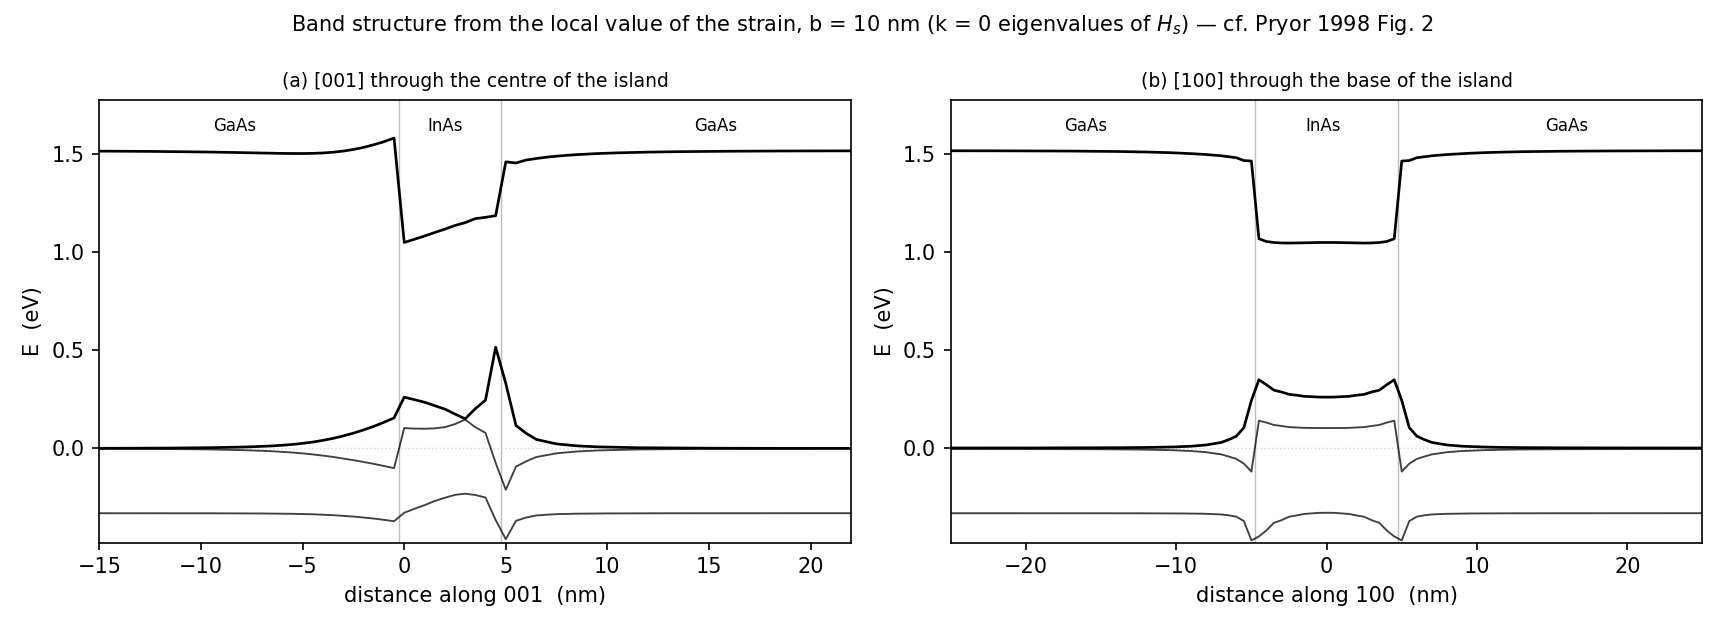

The Python source for this figure:
"""Reproduce Pryor's Fig. 2: band structure from the LOCAL value of the strain.

Source: C. Pryor, Phys. Rev. B 57, 7190 (1998), preprint arXiv:cond-mat/9710304. Its Fig. 2
caption reads, verbatim:

    FIG. 2. Band structure based on the local value of the strain. (a) Bands along the 001
    direction, through the center of the island. (b) Bands Along the 100 direction, through
    the base of the island.

and its Sec. IV specifies the construction and the size:

    "Fig. 2 shows the band energies computed using the local value of the strain (i.e. the
     eigenvalues of Eq. 4 with k = 0). Since the coupling between conduction and valence bands
     is proportional to k, for k = 0 the model reduces to a six-band model with a decoupled
     conduction band. The bands are shown for an island with b = 10 nm."

NOTE b = 10 nm here, not the b = 14 nm used for the bound-state benchmarks elsewhere in this
package.

Two quantitative statements in that same section are used below as pass/fail checks rather
than as commentary, since they are the only numbers Pryor attaches to this figure:

    "The conduction band still has a potential well 0.4 eV deep at the base of the island,
     tapering to 0.27 eV at the tip."

Where this calculation differs from his
--------------------------------------
Pryor relaxes the strain with a conjugate-gradient minimization on the grid using each
material's own elastic constants; strain_fourier.solve_strain is a Fourier solve that requires
HOMOGENEOUS constants (GaAs is used here). InAs is ~30% softer, so the dot in his calculation
relaxes more than it does here and the interior strain magnitudes should come out somewhat
larger in ours. He also includes the piezoelectric potential in the full Hamiltonian; Fig. 2 is
defined as the eigenvalues of H_s, so no piezo enters it and none is added here.

Run: python pryor_fig2.py
"""
import os
import sys

sys.path.insert(0, os.path.dirname(os.path.abspath(__file__)))
import numpy as np
import matplotlib
matplotlib.use('Agg')
import matplotlib.pyplot as plt

import qdsolver_core as qd
import strain_fourier as sf
import kp_pryor as kp
import pryor1998 as pr

BASE = 10.0                       # nm, Pryor's Sec. IV value for this figure
H = 0.5                           # nm grid spacing
N = 129                           # odd, so z = 0 (the island base) is exactly a grid point

dot, matrix = pr.PRYOR_TABLE_I['InAs'], pr.PRYOR_TABLE_I['GaAs']
eps_star = qd.eigenstrain(dot['a0'], matrix['a0'])


def build():
    """Grid, mask and strain, with the geometry guards asserted before anything uses them."""
    c = qd.centered_axis(N, H)
    X, Y, Z = np.meshgrid(c, c, c, indexing='ij')
    pyr = qd.pyramid_mask(X, Y, Z, BASE)

    assert qd.mirror_asymmetry(pyr, 0) == 0, "mask not symmetric in x"
    assert qd.mirror_asymmetry(pyr, 1) == 0, "mask not symmetric in y"
    vol_err = qd.mask_volume_error(pyr, H, BASE ** 2 * (BASE / 2) / 3)

    strain = sf.solve_strain(pyr, eps_star, matrix['C11'], matrix['C12'], matrix['C44'], H)
    return c, X, Y, Z, pyr, strain, vol_err


def bands(strain, inside, index):
    """Local k=0 band energies along a 1D cut, on Pryor's energy zero (unstrained GaAs E_v)."""
    sub = sf.StrainTensor(*[getattr(strain, k)[index] for k in sf.StrainTensor.__slots__])
    m = inside[index]

    def pick(key):
        return np.where(m, dot[key], matrix[key])

    Ev = np.where(m, dot['E_vbo'], matrix['E_vbo'])
    return kp.local_band_edges(sub, Ev=Ev, Ec=Ev + pick('Eg'), delta_so=pick('delta_so'),
                               a_c=pick('a_c'), a_v=pick('a_v'), b=pick('b'), d=pick('d'))


def main():
    c, X, Y, Z, pyr, strain, vol_err = build()
    i0 = N // 2                                    # index of the coordinate 0.0
    assert abs(c[i0]) < 1e-12
    print(f"grid {N}^3 at h={H} nm (span {N*H:.0f} nm), b={BASE} nm island")
    print(f"  mask volume error {vol_err:+.4f}, mirror asymmetry 0/0")
    print(f"  clamping residual (padding_report) {sf.padding_report(strain, pyr):.4f}")
    d_ = strain.at(pyr)
    print(f"  <Tr eps> in dot {d_['exx']+d_['eyy']+d_['ezz']:+.4f}")

    # ---- consistency check: the two ways of applying the hydrostatic shift must agree ----
    cut = (i0, i0, slice(None))
    b_a = bands(strain, pyr, cut)
    Ve_field, Vh_field, _, _ = pr.band_edge_fields(pyr, strain.trace)
    sub = sf.StrainTensor(*[getattr(strain, k)[cut] for k in sf.StrainTensor.__slots__])
    b_pre = kp.local_band_edges(
        sub, Ev=Vh_field[cut], Ec=Ve_field[cut],
        delta_so=np.where(pyr[cut], dot['delta_so'], matrix['delta_so']),
        a_c=0.0, a_v=0.0, b=np.where(pyr[cut], dot['b'], matrix['b']),
        d=np.where(pyr[cut], dot['d'], matrix['d']), hydrostatic_applied=True)
    agree = max(np.abs(b_a[k] - b_pre[k]).max() for k in ('cb', 'v1', 'v2', 'v3'))
    print(f"  unstrained-edges vs band_edge_fields route agree to {agree:.2e} eV")
    print(f"  Kramers degeneracy residual {b_a['kramers']:.2e} eV")

    # ---- Pryor's two quoted numbers for this figure ----
    GaAs_cb = matrix['E_vbo'] + matrix['Eg']
    z = c
    in_axis = pyr[i0, i0, :]
    z_in = z[in_axis]
    depth = GaAs_cb - b_a['cb']
    print(f"\n  CB well depth along [001]: base(z=0) {depth[np.argmin(np.abs(z))]:.3f} eV "
          f"(Pryor 0.4), tip(z={z_in.max():.1f}) {depth[np.where(in_axis)[0][-1]]:.3f} eV "
          f"(Pryor 0.27)")

    v1 = b_a['v1']
    inside_idx = np.where(in_axis)[0]
    vin = v1[inside_idx]
    print(f"  valence edge along [001] inside the dot: base {vin[0]:.3f}, "
          f"min {vin.min():.3f} at z={z[inside_idx][np.argmin(vin)]:.1f}, "
          f"tip {vin[-1]:.3f} eV  -> peaks at base and tip with a dip between: "
          f"{'yes' if vin.min() < min(vin[0], vin[-1]) - 1e-3 else 'NO'}")

    ch = kp.local_band_character(
        sf.StrainTensor(*[getattr(strain, k)[cut] for k in sf.StrainTensor.__slots__]),
        Ev=np.where(in_axis, dot['E_vbo'], matrix['E_vbo']),
        delta_so=np.where(in_axis, dot['delta_so'], matrix['delta_so']),
        a_v=np.where(in_axis, dot['a_v'], matrix['a_v']),
        b=np.where(in_axis, dot['b'], matrix['b']),
        d=np.where(in_axis, dot['d'], matrix['d']))
    hh_frac = ch[inside_idx, 0, 0]
    print(f"  v1 heavy-hole weight inside the dot runs {hh_frac.min():.2f} -> {hh_frac.max():.2f}"
          f"  (a crossing shows up as this sweeping across 0.5)")

    # ---- Pryor's qualitative claim about the barrier, checked over the whole grid ----
    # "From Fig. 2b we see that InAs islands have an elevation of the valence band above the
    #  island, but inside the island the valence-band edge is even higher. Hence we do not
    #  expect holes to be trapped in the barrier material."
    _, Vh_all, _, _ = pr.band_edge_fields(pyr, strain.trace)
    full = kp.local_band_edges(
        strain, Ev=np.where(pyr, dot['E_vbo'], matrix['E_vbo']),
        Ec=np.where(pyr, dot['E_vbo'] + dot['Eg'], matrix['E_vbo'] + matrix['Eg']),
        delta_so=np.where(pyr, dot['delta_so'], matrix['delta_so']),
        a_c=np.where(pyr, dot['a_c'], matrix['a_c']),
        a_v=np.where(pyr, dot['a_v'], matrix['a_v']),
        b=np.where(pyr, dot['b'], matrix['b']), d=np.where(pyr, dot['d'], matrix['d']))
    v1f = full['v1']
    print(f"\n  valence edge max: inside dot {v1f[pyr].max():.4f} eV, "
          f"in barrier {v1f[~pyr].max():.4f} eV -> holes trapped in barrier? "
          f"{'YES' if v1f[~pyr].max() > v1f[pyr].max() else 'no (Pryor agrees)'}")

    # ---- how accurate is kp.hole_sigma, which ignores R_eps and S_eps? ----
    # hole_sigma approximates the local valence edge as E_v - Q_eps, i.e. the HH diagonal
    # element alone. But unlike their kinetic counterparts R and S, the strain terms R_eps and
    # S_eps do NOT vanish at k = 0, so the true edge is the largest eigenvalue of the whole
    # block -- exactly what this figure computes. Quantify the gap, since sigma sitting BELOW
    # the target states is the failure mode that silently returns converged wrong eigenvalues.
    Qe, _, _ = kp.bir_pikus_terms(strain, np.where(pyr, dot['b'], matrix['b']),
                                  np.where(pyr, dot['d'], matrix['d']))
    old = float((Vh_all - np.real(Qe))[pyr].max())
    new = kp.hole_sigma(Vh_all, strain, np.where(pyr, dot['b'], matrix['b']),
                        np.where(pyr, dot['d'], matrix['d']),
                        np.where(pyr, dot['delta_so'], matrix['delta_so']), inside_mask=pyr)
    exact = float(v1f[pyr].max())
    print(f"  sigma for a hole solve: E_v - Q_eps alone {old:.4f} eV (the old approximation),"
          f" hole_sigma {new:.4f} eV, exact k=0 edge {exact:.4f} eV")
    print(f"    -> dropping R_eps/S_eps would place sigma {1e3*(exact-old):.1f} meV too LOW")

    # ---- how much of the gap against Pryor is the homogeneous-elasticity approximation? ----
    # He relaxes with each material's own constants; we must pick one set. GaAs (the matrix) is
    # the stiffer, so it under-relaxes the dot and should overstate the well depth; InAs brackets
    # it from the other side. If Pryor's numbers fall inside the bracket, the discrepancy is
    # this approximation rather than an error.
    print("\n  elastic-constant sensitivity (homogeneous solve must pick one set):")
    for label in ('GaAs', 'InAs'):
        m = pr.PRYOR_TABLE_I[label]
        s2 = sf.solve_strain(pyr, eps_star, m['C11'], m['C12'], m['C44'], H)
        bb = bands(s2, pyr, cut)
        dep = GaAs_cb - bb['cb']
        print(f"    C from {label}: <Tr eps>={s2.at(pyr)['exx']+s2.at(pyr)['eyy']+s2.at(pyr)['ezz']:+.4f}"
              f"  well depth base {dep[np.argmin(np.abs(z))]:.3f}  tip "
              f"{dep[np.where(in_axis)[0][-1]]:.3f} eV")
    print("    Pryor (inhomogeneous, his own relaxation):        base 0.400  tip 0.270 eV")

    # ---- the figure ----
    fig, axes = plt.subplots(1, 2, figsize=(11.5, 4.2))
    cuts = [((i0, i0, slice(None)), z, 'distance along 001  (nm)', (-15, 22)),
            ((slice(None), i0, i0), c, 'distance along 100  (nm)', (-25, 25))]
    titles = ['(a) [001] through the centre of the island',
              '(b) [100] through the base of the island']

    for ax, (cut_, axis_, xlabel, xlim), title in zip(axes, cuts, titles):
        bb = bands(strain, pyr, cut_)
        ax.plot(axis_, bb['cb'], 'k-', lw=1.3)
        ax.plot(axis_, bb['v1'], 'k-', lw=1.3)
        ax.plot(axis_, bb['v2'], 'k-', lw=0.9, alpha=0.75)
        ax.plot(axis_, bb['v3'], 'k-', lw=0.9, alpha=0.75)

        edges = np.flatnonzero(np.diff(pyr[cut_].astype(int)))
        for e in edges:
            ax.axvline((axis_[e] + axis_[e + 1]) / 2, color='0.75', lw=0.7, zorder=0)
        ax.axhline(0.0, color='0.85', lw=0.7, ls=':', zorder=0)

        ax.set_xlim(*xlim)
        ax.set_ylim(-0.48, 1.78)
        ax.set_xlabel(xlabel)
        ax.set_ylabel('E  (eV)')
        ax.set_title(title, fontsize=9)

        lo, hi = (axis_[edges[0]], axis_[edges[-1]]) if len(edges) >= 2 else (0, axis_.max())
        mid = (lo + hi) / 2 if len(edges) >= 2 else hi / 2
        ax.text(mid, 1.62, 'InAs', ha='center', fontsize=8)
        ax.text(xlim[0] + 0.18 * (xlim[1] - xlim[0]), 1.62, 'GaAs', ha='center', fontsize=8)
        ax.text(xlim[1] - 0.18 * (xlim[1] - xlim[0]), 1.62, 'GaAs', ha='center', fontsize=8)

    fig.suptitle(f'Band structure from the local value of the strain, b = {BASE:.0f} nm '
                 f'(k = 0 eigenvalues of $H_s$) — cf. Pryor 1998 Fig. 2', fontsize=10)
    fig.tight_layout()
    out = os.path.join(os.path.dirname(os.path.abspath(__file__)), 'pryor_fig2.png')
    fig.savefig(out, dpi=150)
    print(f"\nwrote {out}")


if __name__ == '__main__':
    main()
